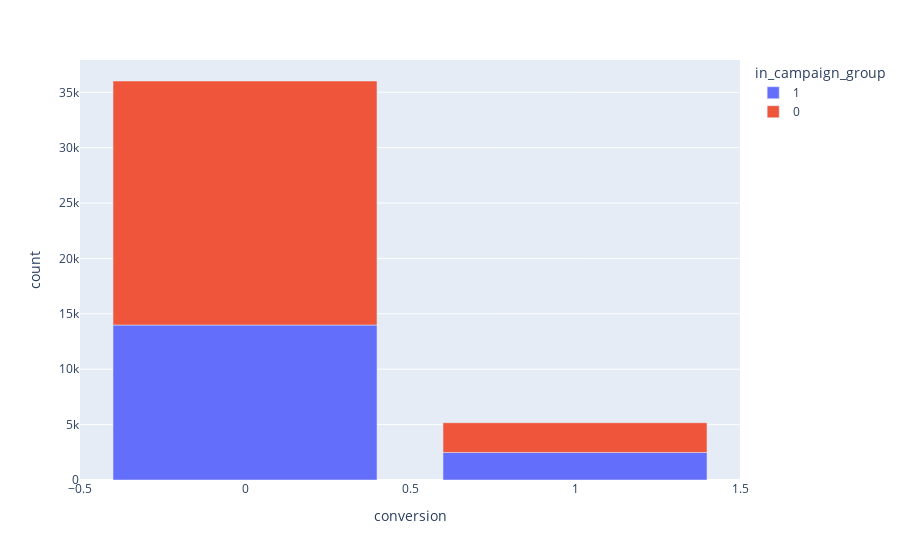

Notebook cell for this chart:
### Markdown cell above
### Dataset balance

### Code cell
# find balance of the dataset:
counts = data.group_by(["in_campaign_group", "conversion"]).agg(pl.count("conversion").alias("count"))
fig = px.bar(counts, y='count', x="conversion", color="in_campaign_group")
pyo.iplot(fig)

### Figure 1 — Plotly figure (JSON) as saved in the notebook; plotly's stock layout.template omitted (floating-point values rounded to 4 significant figures)
{"data": [{"alignmentgroup": "True", "hovertemplate": "in_campaign_group=1<br>conversion=%{x}<br>count=%{y}<extra></extra>", "legendgroup": "1", "marker": {"color": "#636efa", "pattern": {"shape": ""}}, "name": "1", "offsetgroup": "1", "orientation": "v", "showlegend": true, "textposition": "auto", "type": "bar", "x": [1, 0], "xaxis": "x", "y": [2484, 13992], "yaxis": "y"}, {"alignmentgroup": "True", "hovertemplate": "in_campaign_group=0<br>conversion=%{x}<br>count=%{y}<extra></extra>", "legendgroup": "0", "marker": {"color": "#EF553B", "pattern": {"shape": ""}}, "name": "0", "offsetgroup": "0", "orientation": "v", "showlegend": true, "textposition": "auto", "type": "bar", "x": [1, 0], "xaxis": "x", "y": [2684, 22028], "yaxis": "y"}], "layout": {"barmode": "relative", "legend": {"title": {"text": "in_campaign_group"}, "tracegroupgap": 0}, "margin": {"t": 60}, "xaxis": {"anchor": "y", "domain": [0, 1], "title": {"text": "conversion"}}, "yaxis": {"anchor": "x", "domain": [0, 1], "title": {"text": "count"}}}}
